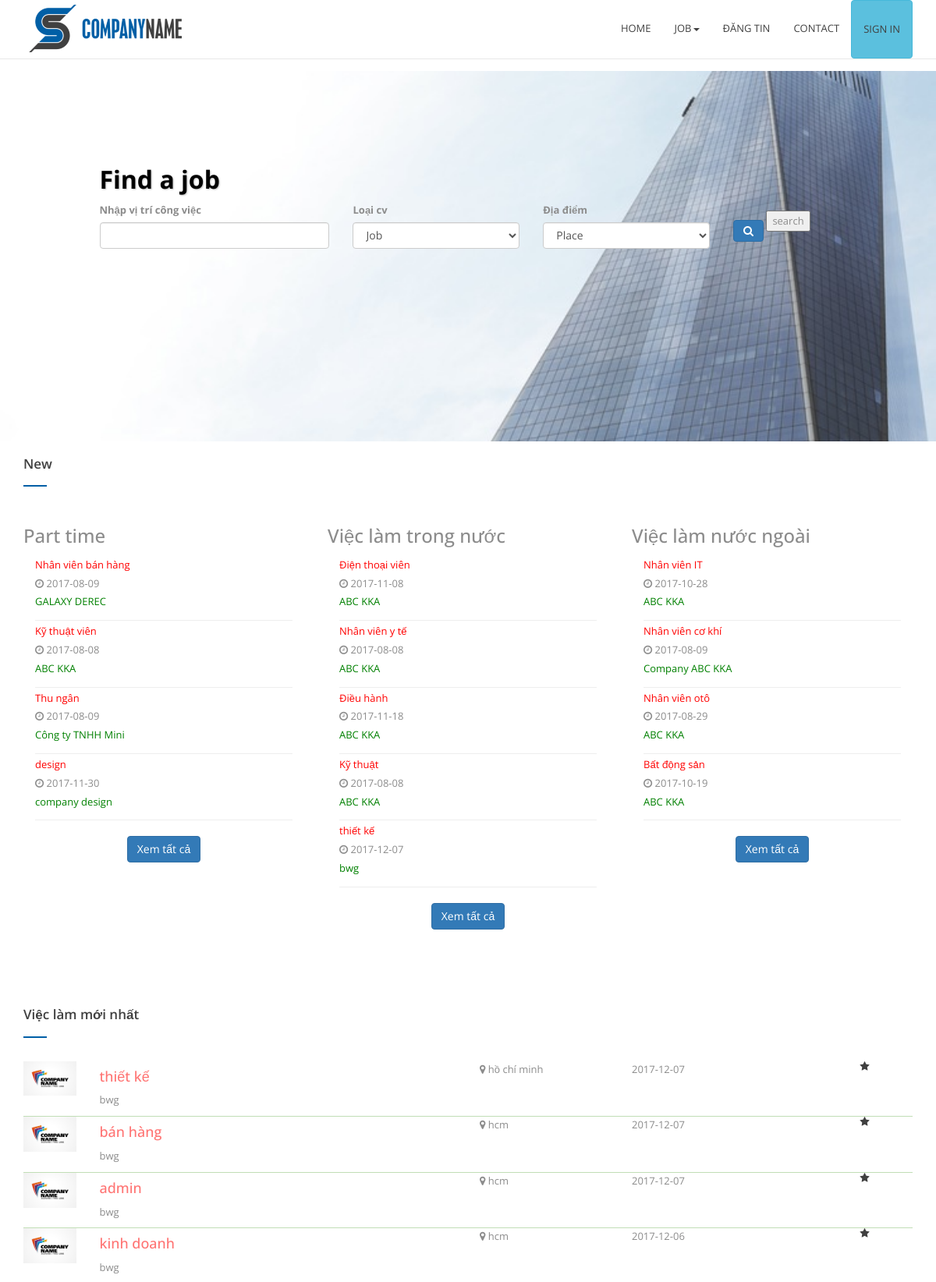
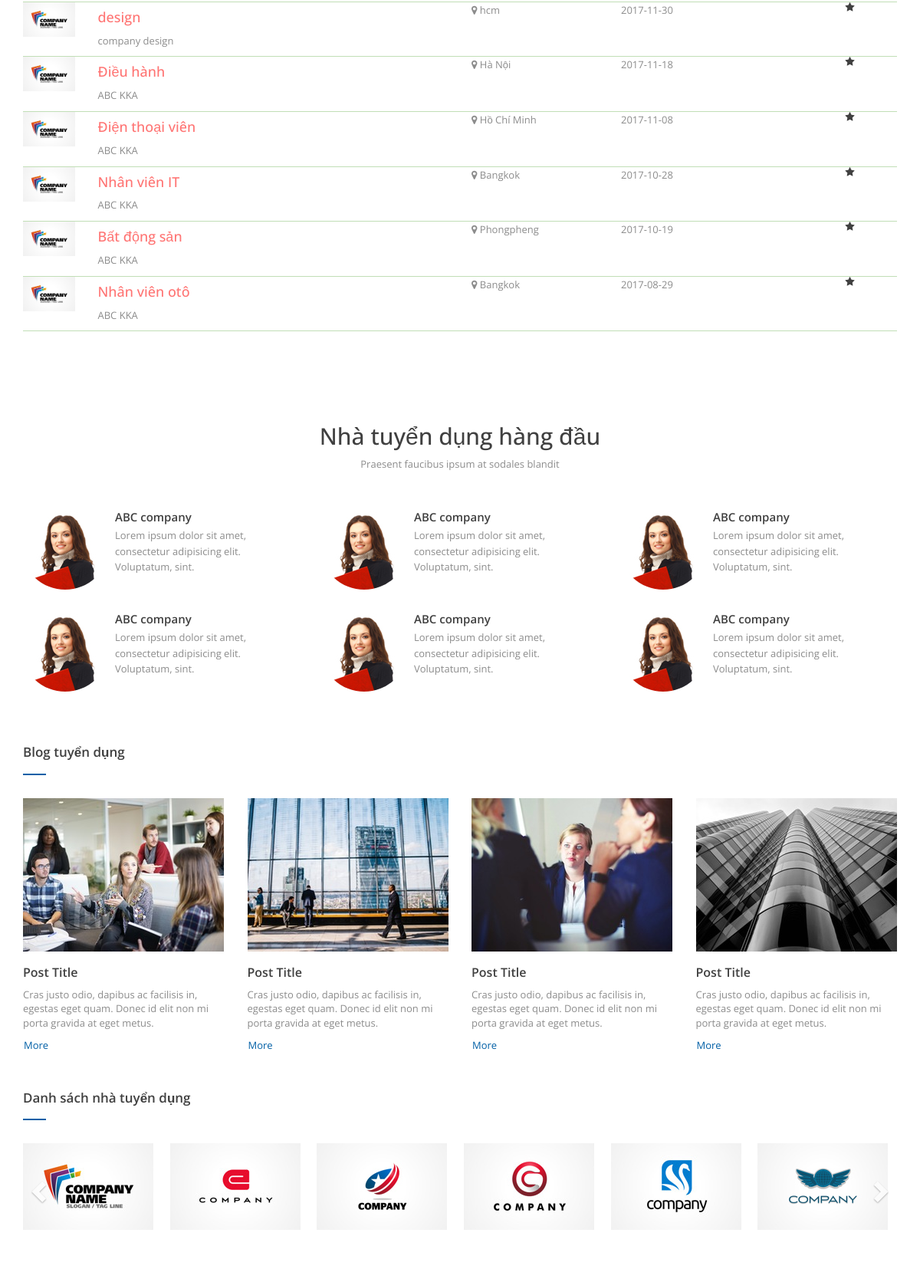
The page / (upper part) on the database its author committed (2 pictures, top to bottom).
### tables this page shows
CREATE TABLE `details` (
  `id` int(11) NOT NULL,
  `date_up` date NOT NULL,
  `company` varchar(50) NOT NULL,
  `add` varchar(50) NOT NULL,
  `wage` varchar(50) NOT NULL,
  `exp` varchar(100) NOT NULL,
  `city` varchar(100) NOT NULL,
  `career` varchar(100) NOT NULL,
  `number_up` int(5) NOT NULL,
  `sex` varchar(10) NOT NULL,
  `describe` varchar(1000) NOT NULL,
  `request` varchar(1000) NOT NULL,
  `right` varchar(100) NOT NULL,
  `deadline` date NOT NULL,
  `usercontact` varchar(100) NOT NULL,
  `emailcontact` varchar(100) NOT NULL,
  `status` int(5) NOT NULL,
  `category` int(5) NOT NULL,
  `title` varchar(100) NOT NULL,
  `TinhChatCV` varchar(255) NOT NULL,
  `level` varchar(50) NOT NULL,
  `hinhthuc` varchar(55) NOT NULL,
  `author` int(11) NOT NULL
);

### index.php (the view, shortened to what the rows shown need)
<?php include 'includes/header.php'; ?>
<main class="site-main">
    <section class="hero_area">
        <div class="hero_content">
            <div class="container">
                <div class="row">
                    <div class="col-lg-10 col-lg-offset-1">
                        <div class="job-form-box">
                            <h2 class="heading">Find a job</h2>
                        </div>
                    </div>
                </div>
            </div>
        </div>
    </section>
    <section class="home-area">
        <div class="container home_content">
            <div class="row ">
                <div class="col-sm-12"><h2 class="sub_title">New</h2></div>
                <div class="col-md-4">
                    <div class="sidebar">
                        <div class="recent-post widget">
                            <ul>
                                <?php
                                    $sql = "SELECT * FROM details where category = '1' LIMIT 5";
                                    $query = mysqli_query($link,$sql);
                                    while ( $data = mysqli_fetch_array($query) ) {
                                    ?>
                                    <li style="border-bottom:1px solid #eeeeee">
                                        <a href="detail.php?id=<?php echo $data['id']; ?>" style="color:red"><?php echo $data['title']; ?></a>
                                        <time><i class='fa fa-clock-o' aria-hidden='true'></i> <?php echo $data['date_up']; ?></time>
                                        <a href="company.php"><p><?php echo $data['company']; ?></p></a>
                                    </li>
                                <?php } ?>
                            </ul>
                        </div>
                    </div>
                </div>
                <div class="col-md-4">
                    <div class="sidebar">
                        <div class="recent-post widget">
                            <ul>
                                <?php
                                    $sql = "SELECT * FROM details where category = '2' LIMIT 5";
                                    $query = mysqli_query($link,$sql);
                                    while ( $data = mysqli_fetch_array($query) ) {
                                    ?>
                                    <li style="border-bottom:1px solid #eeeeee">
                                        <a href="detail.php?id=<?php echo $data['id']; ?>" style="color:red"><?php echo $data['title']; ?></a>
                                        <time><i class='fa fa-clock-o' aria-hidden='true'></i> <?php echo $data['date_up']; ?></time>
                                        <a href="company.php"><p><?php echo $data['company']; ?></p></a>
                                    </li>
                                <?php } ?>
                            </ul>
                        </div>
                    </div>
                </div>
                <div class="col-md-4">
                    <div class="sidebar">
                        <div class="recent-post widget">
                            <ul>
                                <?php
                                    $sql = "SELECT * FROM details where category = '3' LIMIT 5";
                                    $query = mysqli_query($link,$sql);
                                    while ( $data = mysqli_fetch_array($query) ) {
                                    ?>
                                    <li style="border-bottom:1px solid #eeeeee">
                                        <a href="detail.php?id=<?php echo $data['id']; ?>" style="color:red"><?php echo $data['title']; ?></a>
                                        <time><i class='fa fa-clock-o' aria-hidden='true'></i> <?php echo $data['date_up']; ?></time>
                                        <a href="company.php"><p><?php echo $data['company']; ?></p></a>
                                    </li>
                                <?php } ?>
                            </ul>
                        </div>
                    </div>
                </div>
            </div>
        </div>
    </section>
    <section class="home-area">
        <div class="home_content">
            <div class="container">
                <h2>Việc làm mới nhất</h2>
                <?php
                    $sql = "SELECT * FROM details  ORDER BY date_up DESC LIMIT 10 ";
                    $query = mysqli_query($link,$sql);
                    while ( $data = mysqli_fetch_array($query) ) {
                    ?>
                <div class="job-listing">
                    <div class="row">
                        <div class="col-sm-12 col-md-6">
                            <div class="row">
                                <div class="col-xs-2"><img src="img/l1.jpg" alt="Amazon " class="img-responsive""></div>
                                <div class="col-xs-10">
                                    <h4><a href="detail.php?id=<?php echo $data['id'] ?>" class="job__title"><?php echo $data['title']; ?></a></h4>
                                    <p class="job__company"><?php echo $data['company']; ?></p>
                                </div>
                            </div>
                        </div>
                        <div class="col-xs-10 col-xs-offset-2 col-sm-4 col-sm-offset-2 col-md-2 col-md-offset-0"><i class="fa fa-map-marker job__location"></i> <?php echo $data['city']; ?></div>
                        <div class="col-xs-10 col-xs-offset-2 col-sm-4 col-sm-offset-0 col-md-3">
                            <p><?php echo $data['date_up']; ?></p>
                        </div>
                        <div class="col-xs-10 col-xs-offset-2 col-sm-2 col-sm-offset-0 col-md-1">
                            <div class="job__star">
                                <a href="#" data-toggle="tooltip" data-placement="top" title="Save to favourites" class="job__star__link"><i class="fa fa-star"></i></a>
                            </div>
                        </div>
                    </div>
                </div>
                <?php } ?>
            </div>
        </div>
    </section>
    <section class="services">
        <h2 class="section-title">Nhà tuyển dụng hàng đầu</h2>
    </section>
    <section class="home-area">
        <div class="home_content">
            <div class="container">
                <div class="row">
                    <div class="col-sm-12"><h2 class="sub_title">Blog tuyển dụng</h2></div>
                    <?php include 'modules/listlink.php'; ?>
                </div>
            </div>
        </div>
    </section>
</main>
<?php include 'includes/footer.php'; ?>

### rows shown on the page
details: title "Nhân viên bán hàng", date_up "2017-08-09", company "GALAXY DEREC"
details: title "Kỹ thuật viên", date_up "2017-08-08", company "ABC KKA"
details: title "Thu ngân", date_up "2017-08-09", company "Công ty TNHH Mini"
details: title "design", date_up "2017-11-30", company "company design", city "hcm"
details: title "Điện thoại viên", date_up "2017-11-08", company "ABC KKA", city "Hồ Chí Minh"
details: title "Nhân viên y tế", date_up "2017-08-08", company "ABC KKA"
details: title "Điều hành", date_up "2017-11-18", company "ABC KKA", city "Hà Nội"
details: title "Kỹ thuật", date_up "2017-08-08", company "ABC KKA"
details: title "thiết kế", date_up "2017-12-07", company "bwg", city "hồ chí minh"
details: title "Nhân viên IT", date_up "2017-10-28", company "ABC KKA", city "Bangkok"
details: title "Nhân viên cơ khí", date_up "2017-08-09", company "Company ABC KKA"
details: title "Nhân viên otô", date_up "2017-08-29", company "ABC KKA", city "Bangkok"
details: title "Bất động sản", date_up "2017-10-19", company "ABC KKA", city "Phongpheng"
details: title "bán hàng", company "bwg", city "hcm", date_up "2017-12-07"
details: title "admin", company "bwg", city "hcm", date_up "2017-12-07"
details: title "kinh doanh", company "bwg", city "hcm", date_up "2017-12-06"
